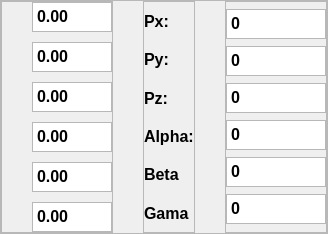
                     <widget class="QFrame" name="frame_18">
                      <property name="frameShape">
                       <enum>QFrame::StyledPanel</enum>
                      </property>
                      <property name="frameShadow">
                       <enum>QFrame::Raised</enum>
                      </property>
                      <layout class="QHBoxLayout" name="horizontalLayout_28">
                       <property name="spacing">
                        <number>30</number>
                       </property>
                       <property name="leftMargin">
                        <number>0</number>
                       </property>
                       <property name="topMargin">
                        <number>0</number>
                       </property>
                       <property name="rightMargin">
                        <number>0</number>
                       </property>
                       <property name="bottomMargin">
                        <number>0</number>
                       </property>
                       <item>
                        <widget class="QFrame" name="frame_17">
                         <property name="frameShape">
                          <enum>QFrame::StyledPanel</enum>
                         </property>
                         <property name="frameShadow">
                          <enum>QFrame::Raised</enum>
                         </property>
                         <layout class="QVBoxLayout" name="verticalLayout_27">
                          <property name="spacing">
                           <number>10</number>
                          </property>
                          <property name="leftMargin">
                           <number>30</number>
                          </property>
                          <property name="topMargin">
                           <number>0</number>
                          </property>
                          <property name="rightMargin">
                           <number>0</number>
                          </property>
                          <property name="bottomMargin">
                           <number>0</number>
                          </property>
                          <item>
                           <widget class="QTextEdit" name="textEdit_FK_t1">
                            <property name="maximumSize">
                             <size>
                              <width>80</width>
                              <height>30</height>
                             </size>
                            </property>
                            <property name="font">
                             <font>
                              <family>Arial</family>
                              <pointsize>12</pointsize>
                              <weight>75</weight>
                              <bold>true</bold>
                             </font>
                            </property>
                            <property name="html">
                             <string>&lt;!DOCTYPE HTML PUBLIC &quot;-//W3C//DTD HTML 4.0//EN&quot; &quot;http://www.w3.org/TR/REC-html40/strict.dtd&quot;&gt;
&lt;html&gt;&lt;head&gt;&lt;meta name=&quot;qrichtext&quot; content=&quot;1&quot; /&gt;&lt;style type=&quot;text/css&quot;&gt;
p, li { white-space: pre-wrap; }
&lt;/style&gt;&lt;/head&gt;&lt;body style=&quot; font-family:'Arial'; font-size:12pt; font-weight:600; font-style:normal;&quot;&gt;
&lt;p style=&quot; margin-top:0px; margin-bottom:0px; margin-left:0px; margin-right:0px; -qt-block-indent:0; text-indent:0px;&quot;&gt;&lt;span style=&quot; font-family:'MS Shell Dlg 2';&quot;&gt;0.00&lt;/span&gt;&lt;/p&gt;&lt;/body&gt;&lt;/html&gt;</string>
                            </property>
                           </widget>
                          </item>
                          <item>
                           <widget class="QTextEdit" name="textEdit_FK_t2">
                            <property name="maximumSize">
                             <size>
                              <width>80</width>
                              <height>30</height>
                             </size>
                            </property>
                            <property name="font">
                             <font>
                              <family>Arial</family>
                              <pointsize>12</pointsize>
                              <weight>75</weight>
                              <bold>true</bold>
                             </font>
                            </property>
                            <property name="html">
                             <string>&lt;!DOCTYPE HTML PUBLIC &quot;-//W3C//DTD HTML 4.0//EN&quot; &quot;http://www.w3.org/TR/REC-html40/strict.dtd&quot;&gt;
&lt;html&gt;&lt;head&gt;&lt;meta name=&quot;qrichtext&quot; content=&quot;1&quot; /&gt;&lt;style type=&quot;text/css&quot;&gt;
p, li { white-space: pre-wrap; }
&lt;/style&gt;&lt;/head&gt;&lt;body style=&quot; font-family:'Arial'; font-size:12pt; font-weight:600; font-style:normal;&quot;&gt;
&lt;p style=&quot; margin-top:0px; margin-bottom:0px; margin-left:0px; margin-right:0px; -qt-block-indent:0; text-indent:0px;&quot;&gt;&lt;span style=&quot; font-family:'MS Shell Dlg 2';&quot;&gt;0.00&lt;/span&gt;&lt;/p&gt;&lt;/body&gt;&lt;/html&gt;</string>
                            </property>
                           </widget>
                          </item>
                          <item>
                           <widget class="QTextEdit" name="textEdit_FK_t3">
                            <property name="maximumSize">
                             <size>
                              <width>80</width>
                              <height>30</height>
                             </size>
                            </property>
                            <property name="font">
                             <font>
                              <family>Arial</family>
                              <pointsize>12</pointsize>
                              <weight>75</weight>
                              <bold>true</bold>
                             </font>
                            </property>
                            <property name="html">
                             <string>&lt;!DOCTYPE HTML PUBLIC &quot;-//W3C//DTD HTML 4.0//EN&quot; &quot;http://www.w3.org/TR/REC-html40/strict.dtd&quot;&gt;
&lt;html&gt;&lt;head&gt;&lt;meta name=&quot;qrichtext&quot; content=&quot;1&quot; /&gt;&lt;style type=&quot;text/css&quot;&gt;
p, li { white-space: pre-wrap; }
&lt;/style&gt;&lt;/head&gt;&lt;body style=&quot; font-family:'Arial'; font-size:12pt; font-weight:600; font-style:normal;&quot;&gt;
&lt;p style=&quot; margin-top:0px; margin-bottom:0px; margin-left:0px; margin-right:0px; -qt-block-indent:0; text-indent:0px;&quot;&gt;&lt;span style=&quot; font-family:'MS Shell Dlg 2';&quot;&gt;0.00&lt;/span&gt;&lt;/p&gt;&lt;/body&gt;&lt;/html&gt;</string>
                            </property>
                           </widget>
                          </item>
                          <item>
                           <widget class="QTextEdit" name="textEdit_FK_t4">
                            <property name="maximumSize">
                             <size>
                              <width>80</width>
                              <height>30</height>
                             </size>
                            </property>
                            <property name="font">
                             <font>
                              <family>Arial</family>
                              <pointsize>12</pointsize>
                              <weight>75</weight>
                              <bold>true</bold>
                             </font>
                            </property>
                            <property name="html">
                             <string>&lt;!DOCTYPE HTML PUBLIC &quot;-//W3C//DTD HTML 4.0//EN&quot; &quot;http://www.w3.org/TR/REC-html40/strict.dtd&quot;&gt;
&lt;html&gt;&lt;head&gt;&lt;meta name=&quot;qrichtext&quot; content=&quot;1&quot; /&gt;&lt;style type=&quot;text/css&quot;&gt;
p, li { white-space: pre-wrap; }
&lt;/style&gt;&lt;/head&gt;&lt;body style=&quot; font-family:'Arial'; font-size:12pt; font-weight:600; font-style:normal;&quot;&gt;
&lt;p style=&quot; margin-top:0px; margin-bottom:0px; margin-left:0px; margin-right:0px; -qt-block-indent:0; text-indent:0px;&quot;&gt;&lt;span style=&quot; font-family:'MS Shell Dlg 2';&quot;&gt;0.00&lt;/span&gt;&lt;/p&gt;&lt;/body&gt;&lt;/html&gt;</string>
                            </property>
                           </widget>
                          </item>
                          <item>
                           <widget class="QTextEdit" name="textEdit_FK_t5">
                            <property name="maximumSize">
                             <size>
                              <width>80</width>
                              <height>30</height>
                             </size>
                            </property>
                            <property name="font">
                             <font>
                              <family>Arial</family>
                              <pointsize>12</pointsize>
                              <weight>75</weight>
                              <bold>true</bold>
                             </font>
                            </property>
                            <property name="html">
                             <string>&lt;!DOCTYPE HTML PUBLIC &quot;-//W3C//DTD HTML 4.0//EN&quot; &quot;http://www.w3.org/TR/REC-html40/strict.dtd&quot;&gt;
&lt;html&gt;&lt;head&gt;&lt;meta name=&quot;qrichtext&quot; content=&quot;1&quot; /&gt;&lt;style type=&quot;text/css&quot;&gt;
p, li { white-space: pre-wrap; }
&lt;/style&gt;&lt;/head&gt;&lt;body style=&quot; font-family:'Arial'; font-size:12pt; font-weight:600; font-style:normal;&quot;&gt;
&lt;p style=&quot; margin-top:0px; margin-bottom:0px; margin-left:0px; margin-right:0px; -qt-block-indent:0; text-indent:0px;&quot;&gt;&lt;span style=&quot; font-family:'MS Shell Dlg 2';&quot;&gt;0.00&lt;/span&gt;&lt;/p&gt;&lt;/body&gt;&lt;/html&gt;</string>
                            </property>
                           </widget>
                          </item>
                          <item>
                           <widget class="QTextEdit" name="textEdit_FK_t6">
                            <property name="maximumSize">
                             <size>
                              <width>80</width>
                              <height>30</height>
                             </size>
                            </property>
                            <property name="font">
                             <font>
                              <family>Arial</family>
                              <pointsize>12</pointsize>
                              <weight>75</weight>
                              <bold>true</bold>
                             </font>
                            </property>
                            <property name="html">
                             <string>&lt;!DOCTYPE HTML PUBLIC &quot;-//W3C//DTD HTML 4.0//EN&quot; &quot;http://www.w3.org/TR/REC-html40/strict.dtd&quot;&gt;
&lt;html&gt;&lt;head&gt;&lt;meta name=&quot;qrichtext&quot; content=&quot;1&quot; /&gt;&lt;style type=&quot;text/css&quot;&gt;
p, li { white-space: pre-wrap; }
&lt;/style&gt;&lt;/head&gt;&lt;body style=&quot; font-family:'Arial'; font-size:12pt; font-weight:600; font-style:normal;&quot;&gt;
&lt;p style=&quot; margin-top:0px; margin-bottom:0px; margin-left:0px; margin-right:0px; -qt-block-indent:0; text-indent:0px;&quot;&gt;&lt;span style=&quot; font-family:'MS Shell Dlg 2';&quot;&gt;0.00&lt;/span&gt;&lt;/p&gt;&lt;/body&gt;&lt;/html&gt;</string>
                            </property>
                           </widget>
                          </item>
                         </layout>
                        </widget>
                       </item>
                       <item>
                        <widget class="QFrame" name="frame_21">
                         <property name="frameShape">
                          <enum>QFrame::StyledPanel</enum>
                         </property>
                         <property name="frameShadow">
                          <enum>QFrame::Raised</enum>
                         </property>
                         <layout class="QVBoxLayout" name="verticalLayout_25">
                          <property name="spacing">
                           <number>0</number>
                          </property>
                          <property name="leftMargin">
                           <number>0</number>
                          </property>
                          <property name="topMargin">
                           <number>0</number>
                          </property>
                          <property name="rightMargin">
                           <number>0</number>
                          </property>
                          <property name="bottomMargin">
                           <number>0</number>
                          </property>
                          <item>
                           <widget class="QLabel" name="label_29">
                            <property name="font">
                             <font>
                              <family>Arial</family>
                              <pointsize>12</pointsize>
                              <weight>75</weight>
                              <bold>true</bold>
                             </font>
                            </property>
                            <property name="text">
                             <string>Px:</string>
                            </property>
                           </widget>
                          </item>
                          <item>
                           <widget class="QLabel" name="label_31">
                            <property name="font">
                             <font>
                              <family>Arial</family>
                              <pointsize>12</pointsize>
                              <weight>75</weight>
                              <bold>true</bold>
                             </font>
                            </property>
                            <property name="text">
                             <string>Py:</string>
                            </property>
                           </widget>
                          </item>
                          <item>
                           <widget class="QLabel" name="label_32">
                            <property name="font">
                             <font>
                              <family>Arial</family>
                              <pointsize>12</pointsize>
                              <weight>75</weight>
                              <bold>true</bold>
                             </font>
                            </property>
                            <property name="text">
                             <string>Pz:</string>
                            </property>
                           </widget>
                          </item>
                          <item>
                           <widget class="QLabel" name="label_33">
                            <property name="font">
                             <font>
                              <family>Arial</family>
                              <pointsize>12</pointsize>
                              <weight>75</weight>
                              <bold>true</bold>
                             </font>
                            </property>
                            <property name="text">
                             <string>Alpha:</string>
                            </property>
                           </widget>
                          </item>
                          <item>
                           <widget class="QLabel" name="label_34">
                            <property name="font">
                             <font>
                              <family>Arial</family>
                              <pointsize>12</pointsize>
                              <weight>75</weight>
                              <bold>true</bold>
                             </font>
                            </property>
                            <property name="text">
                             <string>Beta</string>
                            </property>
                           </widget>
                          </item>
                          <item>
                           <widget class="QLabel" name="label_35">
                            <property name="font">
                             <font>
                              <family>Arial</family>
                              <pointsize>12</pointsize>
                              <weight>75</weight>
                              <bold>true</bold>
                             </font>
                            </property>
                            <property name="text">
                             <string>Gama</string>
                            </property>
                           </widget>
                          </item>
                         </layout>
                        </widget>
                       </item>
                       <item>
                        <widget class="QFrame" name="frame_22">
                         <property name="frameShape">
                          <enum>QFrame::StyledPanel</enum>
                         </property>
                         <property name="frameShadow">
                          <enum>QFrame::Raised</enum>
                         </property>
                         <layout class="QVBoxLayout" name="verticalLayout_29">
                          <property name="spacing">
                           <number>0</number>
                          </property>
                          <property name="leftMargin">
                           <number>0</number>
                          </property>
                          <property name="topMargin">
                           <number>0</number>
                          </property>
                          <property name="rightMargin">
                           <number>0</number>
                          </property>
                          <property name="bottomMargin">
                           <number>0</number>
                          </property>
                          <item>
                           <widget class="QTextEdit" name="FK_Px">
                            <property name="maximumSize">
                             <size>
                              <width>100</width>
                              <height>30</height>
                             </size>
                            </property>
                            <property name="font">
                             <font>
                              <family>Arial</family>
                              <pointsize>12</pointsize>
                              <weight>75</weight>
                              <bold>true</bold>
                             </font>
                            </property>
                            <property name="html">
                             <string>&lt;!DOCTYPE HTML PUBLIC &quot;-//W3C//DTD HTML 4.0//EN&quot; &quot;http://www.w3.org/TR/REC-html40/strict.dtd&quot;&gt;
&lt;html&gt;&lt;head&gt;&lt;meta name=&quot;qrichtext&quot; content=&quot;1&quot; /&gt;&lt;style type=&quot;text/css&quot;&gt;
p, li { white-space: pre-wrap; }
&lt;/style&gt;&lt;/head&gt;&lt;body style=&quot; font-family:'Arial'; font-size:12pt; font-weight:600; font-style:normal;&quot;&gt;
&lt;p style=&quot; margin-top:0px; margin-bottom:0px; margin-left:0px; margin-right:0px; -qt-block-indent:0; text-indent:0px;&quot;&gt;&lt;span style=&quot; font-family:'MS Shell Dlg 2';&quot;&gt;0&lt;/span&gt;&lt;/p&gt;&lt;/body&gt;&lt;/html&gt;</string>
                            </property>
                           </widget>
                          </item>
                          <item>
                           <widget class="QTextEdit" name="FK_Py">
                            <property name="maximumSize">
                             <size>
                              <width>100</width>
                              <height>30</height>
                             </size>
                            </property>
                            <property name="font">
                             <font>
                              <family>Arial</family>
                              <pointsize>12</pointsize>
                              <weight>75</weight>
                              <bold>true</bold>
                             </font>
                            </property>
                            <property name="html">
                             <string>&lt;!DOCTYPE HTML PUBLIC &quot;-//W3C//DTD HTML 4.0//EN&quot; &quot;http://www.w3.org/TR/REC-html40/strict.dtd&quot;&gt;
&lt;html&gt;&lt;head&gt;&lt;meta name=&quot;qrichtext&quot; content=&quot;1&quot; /&gt;&lt;style type=&quot;text/css&quot;&gt;
p, li { white-space: pre-wrap; }
&lt;/style&gt;&lt;/head&gt;&lt;body style=&quot; font-family:'Arial'; font-size:12pt; font-weight:600; font-style:normal;&quot;&gt;
&lt;p style=&quot; margin-top:0px; margin-bottom:0px; margin-left:0px; margin-right:0px; -qt-block-indent:0; text-indent:0px;&quot;&gt;&lt;span style=&quot; font-family:'MS Shell Dlg 2';&quot;&gt;0&lt;/span&gt;&lt;/p&gt;&lt;/body&gt;&lt;/html&gt;</string>
                            </property>
                           </widget>
                          </item>
                          <item>
                           <widget class="QTextEdit" name="FK_Pz">
                            <property name="maximumSize">
                             <size>
                              <width>100</width>
                              <height>30</height>
                             </size>
                            </property>
                            <property name="font">
                             <font>
                              <family>Arial</family>
                              <pointsize>12</pointsize>
                              <weight>75</weight>
                              <bold>true</bold>
                             </font>
                            </property>
                            <property name="html">
                             <string>&lt;!DOCTYPE HTML PUBLIC &quot;-//W3C//DTD HTML 4.0//EN&quot; &quot;http://www.w3.org/TR/REC-html40/strict.dtd&quot;&gt;
&lt;html&gt;&lt;head&gt;&lt;meta name=&quot;qrichtext&quot; content=&quot;1&quot; /&gt;&lt;style type=&quot;text/css&quot;&gt;
p, li { white-space: pre-wrap; }
&lt;/style&gt;&lt;/head&gt;&lt;body style=&quot; font-family:'Arial'; font-size:12pt; font-weight:600; font-style:normal;&quot;&gt;
&lt;p style=&quot; margin-top:0px; margin-bottom:0px; margin-left:0px; margin-right:0px; -qt-block-indent:0; text-indent:0px;&quot;&gt;&lt;span style=&quot; font-family:'MS Shell Dlg 2';&quot;&gt;0&lt;/span&gt;&lt;/p&gt;&lt;/body&gt;&lt;/html&gt;</string>
                            </property>
                           </widget>
                          </item>
                          <item>
                           <widget class="QTextEdit" name="alpha">
                            <property name="maximumSize">
                             <size>
                              <width>100</width>
                              <height>30</height>
                             </size>
                            </property>
                            <property name="font">
                             <font>
                              <family>Arial</family>
                              <pointsize>12</pointsize>
                              <weight>75</weight>
                              <bold>true</bold>
                             </font>
                            </property>
                            <property name="html">
                             <string>&lt;!DOCTYPE HTML PUBLIC &quot;-//W3C//DTD HTML 4.0//EN&quot; &quot;http://www.w3.org/TR/REC-html40/strict.dtd&quot;&gt;
&lt;html&gt;&lt;head&gt;&lt;meta name=&quot;qrichtext&quot; content=&quot;1&quot; /&gt;&lt;style type=&quot;text/css&quot;&gt;
p, li { white-space: pre-wrap; }
&lt;/style&gt;&lt;/head&gt;&lt;body style=&quot; font-family:'Arial'; font-size:12pt; font-weight:600; font-style:normal;&quot;&gt;
&lt;p style=&quot; margin-top:0px; margin-bottom:0px; margin-left:0px; margin-right:0px; -qt-block-indent:0; text-indent:0px;&quot;&gt;&lt;span style=&quot; font-family:'MS Shell Dlg 2';&quot;&gt;0&lt;/span&gt;&lt;/p&gt;&lt;/body&gt;&lt;/html&gt;</string>
                            </property>
                           </widget>
                          </item>
                          <item>
                           <widget class="QTextEdit" name="beta">
                            <property name="maximumSize">
                             <size>
                              <width>100</width>
                              <height>30</height>
                             </size>
                            </property>
                            <property name="font">
                             <font>
                              <family>Arial</family>
                              <pointsize>12</pointsize>
                              <weight>75</weight>
                              <bold>true</bold>
                             </font>
                            </property>
                            <property name="html">
                             <string>&lt;!DOCTYPE HTML PUBLIC &quot;-//W3C//DTD HTML 4.0//EN&quot; &quot;http://www.w3.org/TR/REC-html40/strict.dtd&quot;&gt;
&lt;html&gt;&lt;head&gt;&lt;meta name=&quot;qrichtext&quot; content=&quot;1&quot; /&gt;&lt;style type=&quot;text/css&quot;&gt;
p, li { white-space: pre-wrap; }
&lt;/style&gt;&lt;/head&gt;&lt;body style=&quot; font-family:'Arial'; font-size:12pt; font-weight:600; font-style:normal;&quot;&gt;
&lt;p style=&quot; margin-top:0px; margin-bottom:0px; margin-left:0px; margin-right:0px; -qt-block-indent:0; text-indent:0px;&quot;&gt;&lt;span style=&quot; font-family:'MS Shell Dlg 2';&quot;&gt;0&lt;/span&gt;&lt;/p&gt;&lt;/body&gt;&lt;/html&gt;</string>
                            </property>
                           </widget>
                          </item>
                          <item>
                           <widget class="QTextEdit" name="gama">
                            <property name="maximumSize">
                             <size>
                              <width>100</width>
                              <height>30</height>
                             </size>
                            </property>
                            <property name="font">
                             <font>
                              <family>Arial</family>
                              <pointsize>12</pointsize>
                              <weight>75</weight>
                              <bold>true</bold>
                             </font>
                            </property>
                            <property name="html">
                             <string>&lt;!DOCTYPE HTML PUBLIC &quot;-//W3C//DTD HTML 4.0//EN&quot; &quot;http://www.w3.org/TR/REC-html40/strict.dtd&quot;&gt;
&lt;html&gt;&lt;head&gt;&lt;meta name=&quot;qrichtext&quot; content=&quot;1&quot; /&gt;&lt;style type=&quot;text/css&quot;&gt;
p, li { white-space: pre-wrap; }
&lt;/style&gt;&lt;/head&gt;&lt;body style=&quot; font-family:'Arial'; font-size:12pt; font-weight:600; font-style:normal;&quot;&gt;
&lt;p style=&quot; margin-top:0px; margin-bottom:0px; margin-left:0px; margin-right:0px; -qt-block-indent:0; text-indent:0px;&quot;&gt;&lt;span style=&quot; font-family:'MS Shell Dlg 2';&quot;&gt;0&lt;/span&gt;&lt;/p&gt;&lt;/body&gt;&lt;/html&gt;</string>
                            </property>
                           </widget>
                          </item>
                         </layout>
                        </widget>
                       </item>
                      </layout>
                     </widget>
